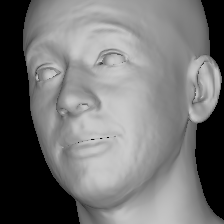
#> input picture gdl_apps/EMOCA/paper_scripts/output/detail/000105_000.png, 224 x 224 px, given as the content of the folder rly/detail/affectnet_validation_new_split_detail_test/inputs, which was not available
$ python teaser_image.py
#> lines starting #> are read from the running program, lines starting #| are printed output that depends on the picture
from skimage.io import imread, imsave
from pathlib import Path
import numpy as np
from tqdm import auto

def main():

    # image_names = [
    #     "0000_0003_00.png",
    #     "0000_0006_00.png",
    #     "0000_0013_00.png",
    #     "0000_0026_00.png",
    #     "0000_0029_00.png",
    #     "0000_0042_00.png",
    #     "0000_0049_00.png",
    #     "0000_0064_00.png",
    #     "0000_0066_00.png",
    #     "0000_0076_00.png",
    #     "0000_0105_00.png",
    #     "0000_0112_00.png",
    #     "0000_0203_00.png",
    #     "0000_0293_00.png",
    #     "0000_0439_00.png",
    #     "0000_0468_00.png",
    #     "0000_0498_00.png"
    # ]

    # model_folder = "/is/cluster/work/rdanecek/emoca/finetune_deca/2021_10_29_22-01-32_ExpDECA_Affec_para_NoRing_EmoB_F2_DeSegrend_BlackB_Aug_early/"

    # MTurk model
    model_folder = "/is/cluster/work/rdanecek/emoca/finetune_deca/2021_11_13_03-43-40_4753326650554236352_ExpDECA_Affec_clone_NoRing_EmoC_F2_DeSeggt_BlackC_Aug_early"


    stage = "detail"

    # result_subfolder = "affect_net_detail_test"
    result_subfolder = "affectnet_validation_new_split_detail_test"
    # result_subfolder = "afew_test_new_split_detail_test"
    image_types = ["inputs",
                   "geometry_coarse",
                   "geometry_detail"]

    axis = 0
    # axis = 1
    composed_ims = []
    im_names = Path(model_folder) / stage / result_subfolder / "inputs"
    image_names = [p.name for p in sorted(list(im_names.glob("*.png")))]

    for im_name in auto.tqdm(image_names):
        images = []
        for image_type in image_types:
            im_path = Path(model_folder) / stage / result_subfolder / image_type / im_name
            images += [imread(im_path)]
        composed_im = np.concatenate(images, axis=axis)
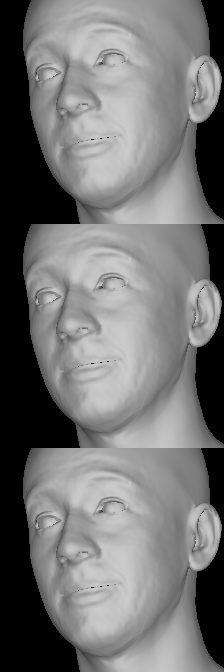
#> composed_im: shape (672, 224, 3); min 0, max 202, mean 114.9
        composed_ims += [composed_im]
        outfolder = Path(model_folder) / stage / result_subfolder / "compositions" / "_".join( image_types)
        outfolder.mkdir(exist_ok=True, parents=True)
        imsave( outfolder / im_name, composed_im)

    final_composed_im = np.concatenate(composed_ims, axis=1-axis)
    imsave(outfolder / "composition.png", final_composed_im)

    print(f"Results in {Path(model_folder) / stage / result_subfolder / 'compositions'  }")

if __name__ == '__main__':
    main()

$ run again, on gdl_apps/EMOCA/paper_scripts/output/detail/003255_000.png
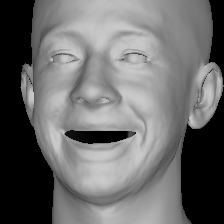
#> input picture gdl_apps/EMOCA/paper_scripts/output/detail/003255_000.png, 224 x 224 px, given as the content of the folder rly/detail/affectnet_validation_new_split_detail_test/inputs, which was not available
#> in main, `composed_im = np.concatenate(images, axis=axis)`:
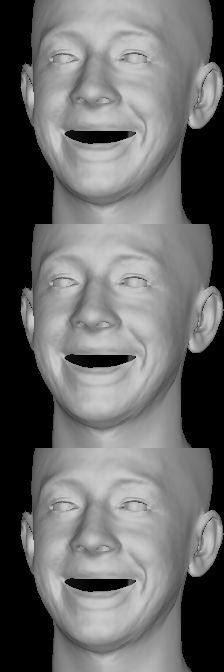
#> composed_im: shape (672, 224, 3); min 0, max 202, mean 107.6

$ run again, on gdl_apps/EMOCA/paper_scripts/output/detail/003502_000.png
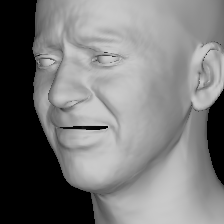
#> input picture gdl_apps/EMOCA/paper_scripts/output/detail/003502_000.png, 224 x 224 px, given as the content of the folder rly/detail/affectnet_validation_new_split_detail_test/inputs, which was not available
#> in main, `composed_im = np.concatenate(images, axis=axis)`:
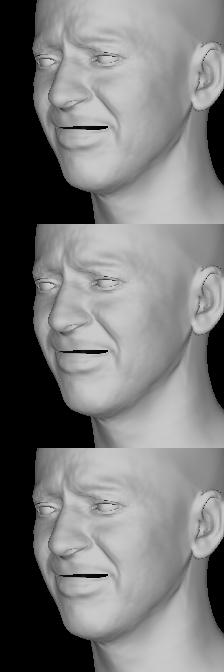
#> composed_im: shape (672, 224, 3); min 0, max 202, mean 120.7
